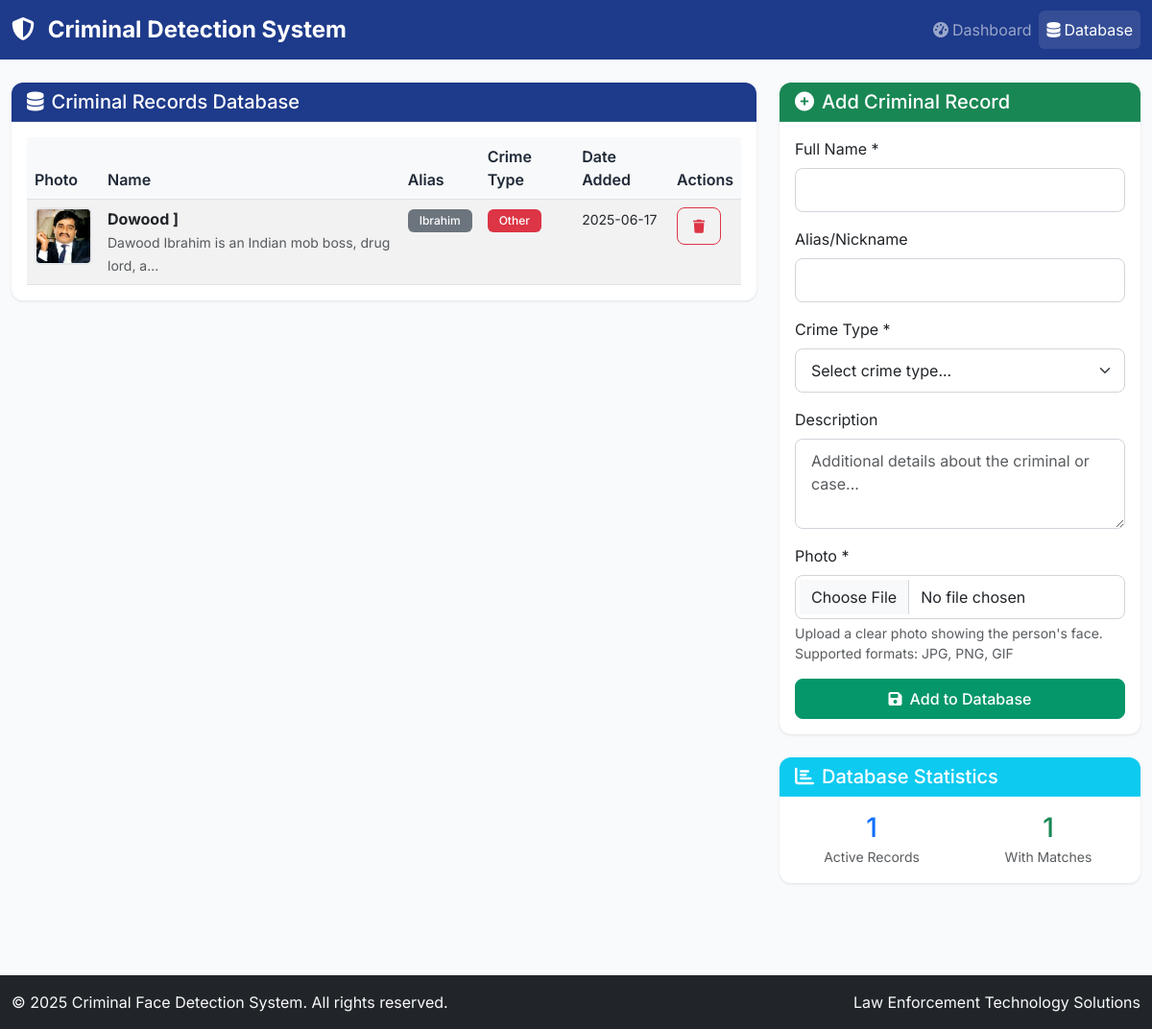
The page /database on the database its author committed.
### models.py (models this page shows, shortened)
class CriminalRecord(db.Model):
    __tablename__ = 'criminal_records'
    id = Column(Integer, primary_key=True)
    name = Column(String(100), nullable=False)
    alias = Column(String(100))
    crime_type = Column(String(100), nullable=False)
    description = Column(Text)
    face_encoding = Column(Text, nullable=False)  # JSON string of face encoding
    image_filename = Column(String(255))
    date_added = Column(DateTime, default=datetime.utcnow)
    is_active = Column(db.Boolean, default=True)

### routes.py (the view)
@app.route('/database')
def database():
    criminals = CriminalRecord.query.filter_by(is_active=True).order_by(
        CriminalRecord.date_added.desc()
    ).all()
    return render_template('database.html', criminals=criminals)

### templates/database.html (shortened to what this page needs)
{% extends "base.html" %}
{% block content %}
<div class="row">
    <div class="col-lg-8">
        <div class="card">
            <div class="card-header bg-police-blue text-white">
                <h5 class="card-title mb-0">
                    <i class="fas fa-database me-2"></i>Criminal Records Database
                </h5>
            </div>
            <div class="card-body">
                {% if criminals %}
                    <div class="table-responsive">
                        <table class="table table-striped">
                            <thead>
                                <tr>
                                    <th>Photo</th>
                                    <th>Name</th>
                                    <th>Alias</th>
                                    <th>Crime Type</th>
                                    <th>Date Added</th>
                                    <th>Actions</th>
                                </tr>
                            </thead>
                            <tbody>
                                {% for criminal in criminals %}
                                    <tr>
                                        <td>
                                            {% if criminal.image_filename %}
                                                <img src="{{ url_for('uploaded_file', filename=criminal.image_filename) }}"
                                                     alt="{{ criminal.name }}"
                                                     class="criminal-photo">
                                            {% else %}
                                                <div class="criminal-photo-placeholder">
                                                    <i class="fas fa-user"></i>
                                                </div>
                                            {% endif %}
                                        </td>
                                        <td>
                                            <strong>{{ criminal.name }}</strong>
                                            {% if criminal.description %}
                                                <br><small class="text-muted">{{ criminal.description[:50] }}{% if criminal.description|length > 50 %}...{% endif %}</small>
                                            {% endif %}
                                        </td>
                                        <td>
                                            {% if criminal.alias %}
                                                <span class="badge bg-secondary">{{ criminal.alias }}</span>
                                            {% else %}
                                                <span class="text-muted">—</span>
                                            {% endif %}
                                        </td>
                                        <td>
                                            <span class="badge bg-danger">{{ criminal.crime_type }}</span>
                                        </td>
                                        <td>
                                            <small>{{ criminal.date_added.strftime('%Y-%m-%d') }}</small>
                                        </td>
                                        <td>
                                            <button type="button"
                                                    class="btn btn-sm btn-outline-danger"
                                                    onclick="confirmDelete('{{ criminal.id }}', '{{ criminal.name }}')">
                                                <i class="fas fa-trash"></i>
                                            </button>
                                        </td>
                                    </tr>
                                {% endfor %}
                            </tbody>
                        </table>
                    </div>
                {% else %}
                    <div class="text-center py-5">
                        <i class="fas fa-database fa-3x text-muted mb-3"></i>
                        <h5 class="text-muted">No criminal records in database</h5>
                        <p class="text-muted">Add your first criminal record using the form on the right.</p>
                    </div>
                {% endif %}
            </div>
        </div>
    </div>
    <div class="col-lg-4">
        <div class="card">
            <div class="card-header bg-success text-white">
                <h5 class="card-title mb-0">
                    <i class="fas fa-plus-circle me-2"></i>Add Criminal Record
                </h5>
            </div>
            <div class="card-body">
                <form method="POST" action="{{ url_for('add_criminal') }}" enctype="multipart/form-data" id="addCriminalForm">
                    <div class="mb-3">
                        <label for="name" class="form-label">Full Name *</label>
                        <input type="text" class="form-control" id="name" name="name" required>
                    </div>
                    <div class="mb-3">
                        <label for="alias" class="form-label">Alias/Nickname</label>
                        <input type="text" class="form-control" id="alias" name="alias">
                    </div>
                    <div class="mb-3">
                        <label for="crime_type" class="form-label">Crime Type *</label>
                        <select class="form-select" id="crime_type" name="crime_type" required>
                            <option value="">Select crime type...</option>
                        </select>
                    </div>
                    <div class="mb-3">
                        <label for="description" class="form-label">Description</label>
                        <textarea class="form-control" id="description" name="description" rows="3"
                                  placeholder="Additional details about the criminal or case..."></textarea>
                    </div>
                    <div class="mb-3">
                        <label for="photo" class="form-label">Photo *</label>
                        <input type="file" class="form-control" id="photo" name="file" accept="image/*" required>
                        <div class="form-text">Upload a clear photo showing the person's face. Supported formats: JPG, PNG, GIF</div>
                    </div>
                    <button type="submit" class="btn btn-success w-100">
                        <i class="fas fa-save me-2"></i>Add to Database
                    </button>
                </form>
            </div>
        </div>
        <div class="card mt-4">
            <div class="card-header bg-info text-white">
                <h5 class="card-title mb-0">
                    <i class="fas fa-chart-bar me-2"></i>Database Statistics
                </h5>
            </div>
            <div class="card-body">
                <div class="row text-center">
                    <div class="col-6">
                        <h3 class="text-primary mb-0">{{ criminals|length }}</h3>
                        <small class="text-muted">Active Records</small>
                    </div>
                    <div class="col-6">
                        <h3 class="text-success mb-0">
                            {{ criminals|selectattr('detections')|list|length }}
                        </h3>
                        <small class="text-muted">With Matches</small>
                    </div>
                </div>
            </div>
        </div>
    </div>
</div>
{% endblock %}

### static/css/style.css (style rules this page uses)
:root { --police-blue: #1E3A8A; --alert-red: #DC2626; --success-green: #059669; --warning-amber: #D97706; --background-grey: #F8FAFC; --text-dark: #1F2937; --text-muted: #6B7280; }
body { font-family: 'Inter', 'Roboto', sans-serif; background-color: var(--background-grey); color: var(--text-dark); }
.bg-police-blue { background-color: var(--police-blue) !important; }
.criminal-photo { width: 60px; height: 60px; object-fit: cover; border-radius: 0.375rem; border: 2px solid #e5e7eb; }
.card { border: none; border-radius: 0.75rem; box-shadow: 0 1px 3px rgba(0, 0, 0, 0.1); margin-bottom: 1.5rem; }
.card-header { border-radius: 0.75rem 0.75rem 0 0 !important; border-bottom: 1px solid rgba(255, 255, 255, 0.1); font-weight: 600; }
.btn { border-radius: 0.5rem; font-weight: 500; padding: 0.5rem 1rem; transition: all 0.2s; }
.btn-success { background-color: var(--success-green); border-color: var(--success-green); }
.table { margin-bottom: 0; }
.table th { border-top: none; font-weight: 600; color: var(--text-dark); background-color: #f8f9fa; }
.table-striped tbody tr:nth-of-type(odd) { background-color: rgba(248, 250, 252, 0.5); }
.form-control { border-radius: 0.5rem; border: 1px solid #d1d5db; padding: 0.625rem 1rem; }
.form-select { border-radius: 0.5rem; border: 1px solid #d1d5db; padding: 0.625rem 1rem; }
.badge { font-weight: 500; padding: 0.375rem 0.75rem; border-radius: 0.375rem; }
.fade-in { animation: fadeIn 0.3s ease-out; }

### rows shown on the page
CriminalRecord: image_filename (picture), name "Dowood ]", description "Dawood Ibrahim is an Indian mob boss, drug lord, a", alias "Ibrahim", crime_type "Other", date_added "2025-06-17"

### other values the page prints
{{ criminals|length }} "1"
{{ criminals|selectattr('detections')|list|length }} "1"
